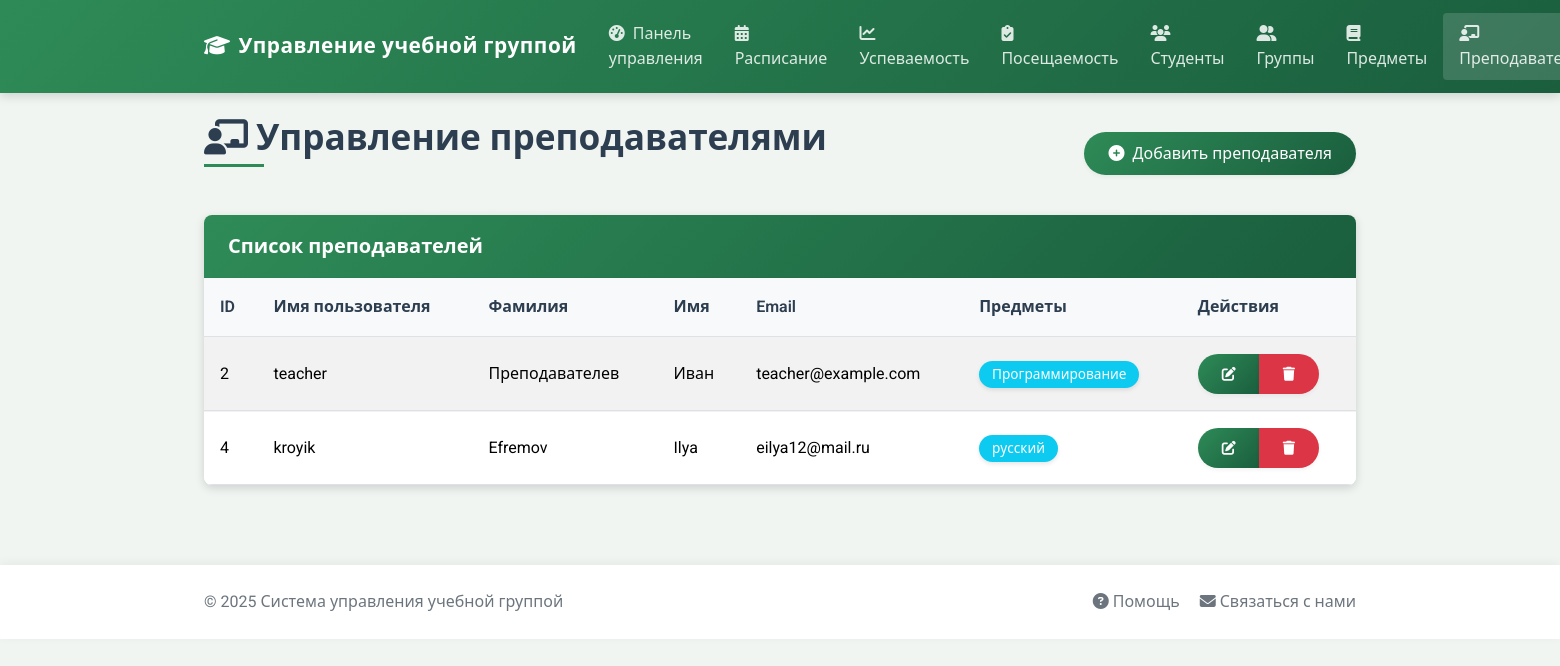
The page /teachers/ (signed in) on the database its author committed.
### app/models/models.py (models this page shows, shortened)
class User(UserMixin, db.Model):
    id = db.Column(db.Integer, primary_key=True)
    username = db.Column(db.String(64), unique=True, nullable=False)
    email = db.Column(db.String(120), unique=True, nullable=False)
    password_hash = db.Column(db.String(128))
    first_name = db.Column(db.String(64))
    last_name = db.Column(db.String(64))
    role = db.Column(db.String(20), default='student')  # student, teacher, admin
    attendances = db.relationship('Attendance', backref='student', lazy='dynamic')
    grades = db.relationship('Grade', backref='student', lazy='dynamic')

class Subject(db.Model):
    id = db.Column(db.Integer, primary_key=True)
    name = db.Column(db.String(64), nullable=False)
    description = db.Column(db.Text)
    teacher_id = db.Column(db.Integer, db.ForeignKey('user.id'))
    teacher = db.relationship('User', backref='subjects')
    schedules = db.relationship('Schedule', backref='subject', lazy='dynamic')
    grades = db.relationship('Grade', backref='subject', lazy='dynamic')

### app/routes/teacher.py (the view)
@bp.route('/')
@login_required
def index():
    if current_user.role != 'admin':
        flash('У вас нет доступа к этой странице', 'danger')
        return redirect(url_for('main.dashboard'))
    teachers = User.query.filter_by(role='teacher').all()
    return render_template('teachers/index.html', teachers=teachers)

### app/context_processors.py (called while the page is built)
def csrf_processor():
    return {'csrf_token': generate_csrf()}

### app/models/__init__.py (called while the page is built)
@login_manager.user_loader
def load_user(id):
    return User.query.get(int(id))

### app/templates/teachers/index.html (shortened to what this page needs)
{% extends "base.html" %}
{% block content %}
<div class="row">
    <div class="col-md-12">
        <div class="d-flex justify-content-between align-items-center mb-4">
            <h1><i class="fas fa-chalkboard-teacher me-2"></i>Управление преподавателями</h1>
            <a href="{{ url_for('teacher.add') }}" class="btn btn-primary">
                <i class="fas fa-plus-circle me-1"></i> Добавить преподавателя
            </a>
        </div>
        {% if teachers %}
        <div class="card">
            <div class="card-header bg-primary text-white">
                <h5 class="card-title mb-0">Список преподавателей</h5>
            </div>
            <div class="card-body p-0">
                <div class="table-responsive">
                    <table class="table table-striped table-hover mb-0">
                        <thead>
                            <tr>
                                <th>ID</th>
                                <th>Имя пользователя</th>
                                <th>Фамилия</th>
                                <th>Имя</th>
                                <th>Email</th>
                                <th>Предметы</th>
                                <th>Действия</th>
                            </tr>
                        </thead>
                        <tbody>
                            {% for teacher in teachers %}
                            <tr>
                                <td>{{ teacher.id }}</td>
                                <td>{{ teacher.username }}</td>
                                <td>{{ teacher.last_name }}</td>
                                <td>{{ teacher.first_name }}</td>
                                <td>{{ teacher.email }}</td>
                                <td>
                                    {% for subject in teacher.subjects %}
                                    <span class="badge bg-info">{{ subject.name }}</span>
                                    {% else %}
                                    <span class="badge bg-secondary">Не назначены</span>
                                    {% endfor %}
                                </td>
                                <td>                                    <div class="btn-group" role="group">
                                        <a href="{{ url_for('teacher.edit', id=teacher.id) }}" class="btn btn-sm btn-primary">
                                            <i class="fas fa-edit"></i>
                                        </a>
                                        <button type="button" class="btn btn-sm btn-danger"
                                                data-bs-toggle="modal" data-bs-target="#deleteModal{{ teacher.id }}">
                                            <i class="fas fa-trash"></i>
                                        </button>
                                    </div>
                                </td>
                            </tr>
                            {% endfor %}
                        </tbody>
                    </table>                </div>
            </div>
        </div>
        {% else %}
        <div class="alert alert-info">
            <i class="fas fa-info-circle me-2"></i> Нет доступных преподавателей. Добавьте первого преподавателя!
        </div>
        {% endif %}
    </div>
</div>
{% endblock %}

### app/static/css/style.css (style rules this page uses)
:root { --primary-color: #2e8b57; --secondary-color: #6c757d; --success-color: #218838; --info-color: #20a2a0; --warning-color: #d4a72c; --danger-color: #c9302c; --light-color: #f8f9fa; --dark-color: #344a3d; --border-radius: 0.5rem; --box-shadow: 0 3px 10px rgba(0, 0, 0, 0.15); --transition: all 0.3s ease; }
body { font-family: 'Roboto', 'Segoe UI', sans-serif; background-color: #f0f5f2; color: #333; line-height: 1.6; }
h1, h2, h3, h4, h5, h6 { font-weight: 600; margin-bottom: 1.2rem; }
h1 { font-size: 2.2rem; margin-bottom: 1.5rem; position: relative; padding-bottom: 0.5rem; color: #2c3e50; }
h1:after { content: ''; position: absolute; bottom: 0; left: 0; width: 60px; height: 3px; background-color: var(--primary-color); }
.card { border: none; border-radius: var(--border-radius); box-shadow: var(--box-shadow); transition: var(--transition); margin-bottom: 2rem; overflow: hidden; }
.card-header { background-color: rgba(0, 0, 0, 0.03); border-bottom: 1px solid rgba(0, 0, 0, 0.05); padding: 1.2rem 1.5rem; font-weight: 600; }
.card-body { padding: 1.5rem; }
.card-header.bg-primary { background: linear-gradient(135deg, var(--primary-color), #1a5e3e) !important; color: white; }
.table { width: 100%; border-collapse: separate; border-spacing: 0; }
.table th, .table td { padding: 1rem; vertical-align: middle; }
.table th { font-weight: 600; color: #2c3e50; background-color: #f8f9fa; border-top: none; }
.table-striped tbody tr:nth-of-type(odd) { background-color: rgba(0, 0, 0, 0.02); }
.table td { border-top: 1px solid rgba(0, 0, 0, 0.05); }
.btn { font-weight: 500; border-radius: 2rem; padding: 0.6rem 1.5rem; transition: var(--transition); box-shadow: 0 2px 4px rgba(0, 0, 0, 0.05); border: none; }
.btn-primary { background: linear-gradient(135deg, var(--primary-color), #1a5e3e); }
.badge { font-size: 0.85rem; padding: 0.4rem 0.8rem; border-radius: 30px; font-weight: 500; box-shadow: 0 2px 4px rgba(0, 0, 0, 0.1); }
.card, .alert, .jumbotron { animation: fadeIn 0.5s ease-out; }

### app/static/css/modal-fix.css (style rules this page uses)
body.modal-fix-applied { overflow-y: scroll !important; padding-right: 0 !important; margin-right: 0 !important; }
.table td { position: relative; }

### rows shown on the page
User: id "2", username "teacher", last_name "Преподавателев", first_name "Иван", email "teacher@example.com"
Subject: name "Программирование"
User: id "4", username "kroyik", last_name "Efremov", first_name "Ilya", email "eilya12@mail.ru"
Subject: name "русский"
